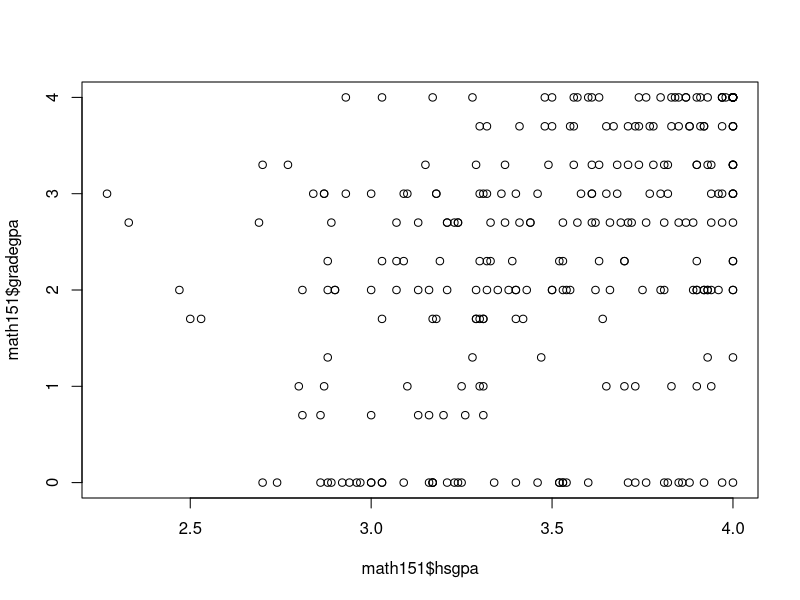
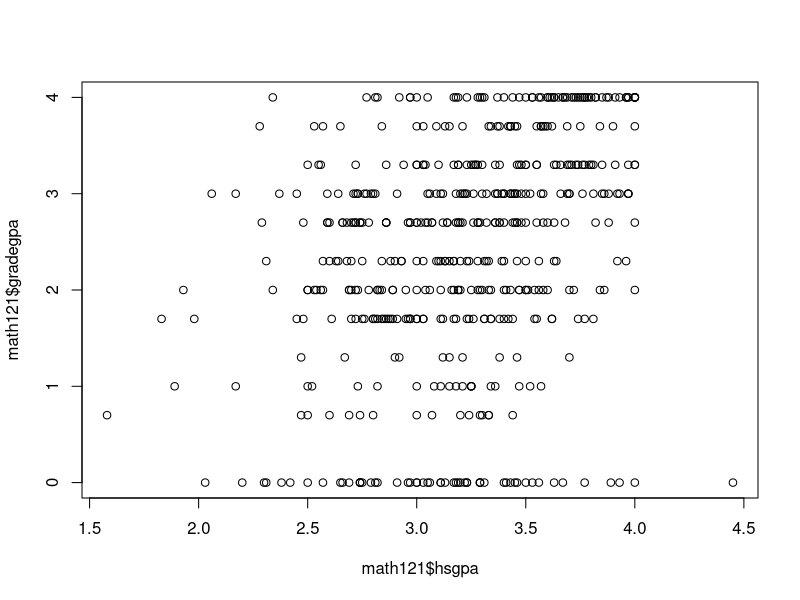
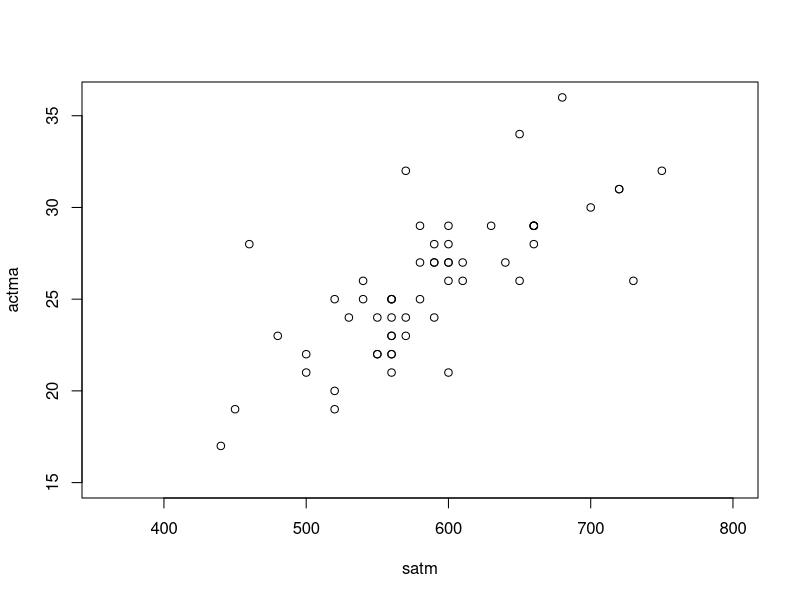
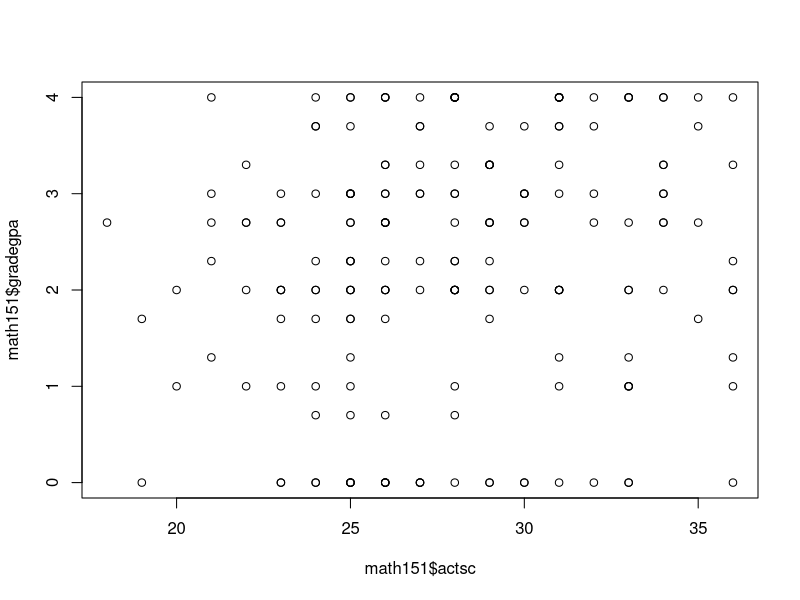
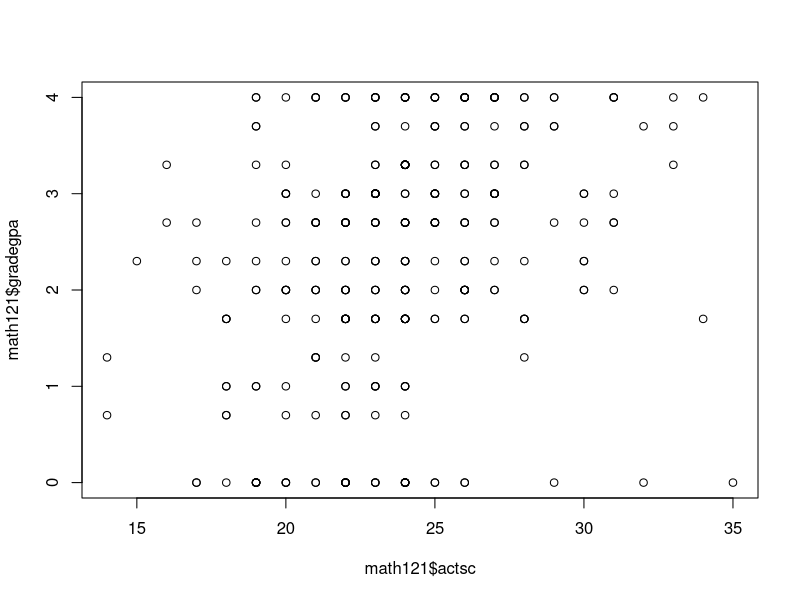

The R source for these figures, in order: (Note: this script raises an error after producing the figures.)
#Analysis
placement <- read.csv("PlacementDataNoID.csv", stringsAsFactors = FALSE)
str(placement)
attach(placement)
library(dplyr)
library(gmodels)
library(caTools)
library(e1071)

grade<-factor(grade, levels = c("A+","A","A-","B+","B",
"B-","C+","C","C-","D+","D","D-","F"))

placement<-mutate(placement,gradegpa=case_when(grade =="A+"~ 4.0,
grade =="A"~ 4.0,grade =="A-"~ 3.7,grade =="B+"~ 3.3,grade =="B"~ 3.0,
grade =="B-"~ 2.7,grade =="C+"~ 2.3,grade =="C"~ 2.0,grade =="C-"~ 1.7,
grade =="D+"~ 1.3,grade =="D"~ 1.0, grade =="D-"~ 0.7,grade =="F"~ 0.0, 
grade == "W"~ 0.0))


# math145 <- subset(placement,course == "M145")
# math131 <- subset(placement,course == "M131")


math151 <- subset(placement,course == "M151")

math121 <- subset(placement,course == "M121")


mod1a = lm(math151$gradegpa~math151$hsgpa)
plot(math151$hsgpa,math151$gradegpa)
summary(mod1a)#0.12 variation explained
cor(math151$hsgpa,math151$gradegpa, method ="pearson",use ="complete.obs") # 0.350724

mod1b = lm(math121$gradegpa~math121$hsgpa)
plot(math121$hsgpa,math121$gradegpa)
summary(mod1b)#0.099 variation explained
cor(math121$hsgpa,math121$gradegpa, method ="pearson",use ="complete.obs") #0.3188458


modact = lm(actma~satm)
plot(satm,actma)
summary(modact)
#correlation of 0.7304357
cor(satm,actma, method ="pearson",use ="complete.obs")
#regression line: 1.773941 + 0.040874 x
#if else(assign)

#function that predict new act math scores
createactma <- function(actma,satm)
{
  results <-vector(mode="numeric",length=1052)
for (i in 1:1052)
{
if (is.na(actma[i]) && is.na(satm[i])==FALSE) {
  results[i]=round(1.773941 + 0.0408748*satm[i])
} 
  else {
  results[i] = actma[i]
  }
}
  return (results)
}
#add newact scores to dataframe
placement<-mutate(placement,newactm=createactma(actma,satm))
# test relationship between actc and grade in math class

mod2a = lm(math151$gradegpa~math151$actc)
summary(mod2a) #there's a relationship -> keep actc 0.044 variation explained
cor(math151$actc,math151$gradegpa, method ="pearson",use ="complete.obs") #0.2226114

mod2b = lm(math121$gradegpa~math121$actc)
summary(mod2b) #0.1251 explained variation
cor(math121$actc,math121$gradegpa, method ="pearson",use ="complete.obs") #0.357

mod3a = lm(math151$gradegpa~math151$actsc)
summary(mod3a) #there's no relationship, only 0.01499  of variation is explained
plot(math151$actsc,math151$gradegpa)
cor(math151$actsc,math151$gradegpa, method ="pearson",use ="complete.obs") #0.1421173

mod3b = lm(math121$gradegpa~math121$actsc)
summary(mod3b) #there's a relationship, only  0.08834  of variation is explained
plot(math121$actsc,math121$gradegpa)
cor(math121$actsc,math121$gradegpa, method ="pearson",use ="complete.obs") #0.3020741

mod4a = lm(math151$gradegpa~math151$satv)
summary(mod4a) #0.002301 variation explained and there's no relationship 
cor(math151$satv,math151$gradegpa, method ="pearson",use ="complete.obs") #0.1051304

mod4b = lm(math121$gradegpa~math121$satv)
summary(mod5) #0.001052 variation explained and there's no relationship
cor(math121$satv,math121$gradegpa, method ="pearson",use ="complete.obs") #0.1046084

mod5a = lm(math151$gradegpa~math151$acten)
summary(mod5b)#0.02704  variation explained
cor(math151$acten,math151$gradegpa, method ="pearson",use ="complete.obs") #0.1794012 correlation

mod5b = lm(math121$gradegpa~math121$acten)
summary(mod5b)#0.02704  variation explained
cor(math121$acten,math121$gradegpa, method ="pearson",use ="complete.obs") #0.2624768 correlation

mod6 = lm(actc~satv + satm)
summary(mod6) 


createactc <- function(actc,satv,satm)
{
  results <-vector(mode="numeric",length=1052)
  for (i in 1:1052)
  {
    if (is.na(actc[i]) && is.na(satv[i])==FALSE && is.na(satm[i])==FALSE) {
     results[i]=round(2.235279 +0.025336*satv[i] + 0.014926*satm[i])
    } 
    else {
      results[i] = actc[i]
    }
  }
  return (results)
}

placement<-mutate(placement,newactc=createactc(actc,satv,satm))

math151 <- subset(placement,course == "M151")

math121 <- subset(placement,course == "M121")

mod7a = lm(math151$gradegpa~math151$place2)  
summary(mod7a) #0.1313 variation explained
cor(math151$place2,math151$gradegpa, method ="pearson",use ="complete.obs") #0.3671207

mod7b = lm(math121$gradegpa~math121$place2)  
summary(mod7b) #0.01932 variation explained
cor(math121$place2,math121$gradegpa, method ="pearson",use ="complete.obs") #0.1480405

mod8a = lm(math121$gradegpa~math121$place1)  
summary(mod8) #0.09  variation explained
cor(math121$place1,math121$gradegpa, method ="pearson",use ="complete.obs") #0.3039853
#look at academic rating, placement 1,2, and total

mod8b = lm(math151$gradegpa~math151$place1)  
summary(mod8b) #0.1325   variation explained
cor(math151$place1,math151$gradegpa, method ="pearson",use ="complete.obs") #0.3687728


mod9a = lm(math151$gradegpa~math151$hspercen)  
summary(mod9a) #0.08991 variation explained
cor(math151$hspercen,math151$gradegpa, method ="pearson",use ="complete.obs") #0.3091967

mod9b = lm(math121$gradegpa~math121$hspercen)  
summary(mod9b) #0.05446 variation explained
cor(math121$hspercen,math121$gradegpa, method ="pearson",use ="complete.obs") #0.2408925

mod10a = lm(math151$gradegpa~math151$acadrate)  
summary(mod10a) #0.1487  variation explained
cor(math151$acadrate,math151$gradegpa, method ="pearson",use ="complete.obs") #-0.389499

mod10b = lm(math121$gradegpa~math121$acadrate)  
summary(mod10b) # 0.12  variation explained
cor(math121$acadrate,math121$gradegpa, method ="pearson",use ="complete.obs") #-0.3488608
plot(math121$acadrate,math121$gradegpa)

mod11a = lm(math151$gradegpa~math151$actr)  
summary(mod11a) # 0.02842    variation explained
cor(math151$actr,math151$gradegpa, method ="pearson",use ="complete.obs") #0.1831997
plot(math151$actr,math151$gradegpa)

mod11b = lm(math121$gradegpa~math121$actr)  
summary(mod11b) # 0.0734   variation explained
cor(math121$actr,math121$gradegpa, method ="pearson",use ="complete.obs") #0.2763349
plot(math121$actr,math121$gradegpa)

mod12a = lm(math151$gradegpa~math151$newactc)  
summary(mod12a) # 0.01719   variation explained
cor(math151$newactc,math151$gradegpa, method ="pearson",use ="complete.obs") #0.1437607
plot(math151$newactc,math151$gradegpa)

mod12b = lm(math121$gradegpa~math121$newactc)  
summary(mod12b) # 0.0998    variation explained
cor(math121$newactc,math121$gradegpa, method ="pearson",use ="complete.obs") #0.3195381
plot(math121$newactc,math121$gradegpa)

mod13a = lm(math151$gradegpa~math151$newactm)  
summary(mod13a) #0.0244  variation explained
cor(math151$newactc,math151$gradegpa, method ="pearson",use ="complete.obs") #0.1647298

mod13b = lm(math121$gradegpa~math121$reclevel)  
summary(mod13b) #0.1024    variation explained
cor(math121$reclevel,math121$gradegpa, method ="pearson",use ="complete.obs") #0.3226322
plot(math121$reclevel,math121$gradegpa)

mod14a = lm(math151$gradegpa~math151$newactm)  
summary(mod14a) #0.05593     variation explained
cor(math151$newactm,math151$gradegpa, method ="pearson",use ="complete.obs") #0.2434441
plot(math151$newactm,math151$gradegpa)

mod14b = lm(math121$gradegpa~math121$newactm)  
summary(mod14b) #0.1148     variation explained
cor(math121$newactm,math121$gradegpa, method ="pearson",use ="complete.obs") #0.3421434
plot(math151$newactm,math151$gradegpa)

mod15a = lm(math151$gradegpa~math151$newactm + math151$newactc)  
summary(mod15a) #0.05263 variation explained
cor(math151$newactm,math151$gradegpa, method ="pearson",use ="complete.obs") #0.3421434

mod15b = lm(math121$gradegpa~math121$newactm + math121$newactc)  
summary(mod15b) #0.1302 variation explained, both actc and actma are sig
cor(math121$newactm,math121$gradegpa, method ="pearson",use ="complete.obs") #0.3421434

mod16a = lm(math151$gradegpa~math151$place1 + math151$place2)  
summary(mod16a) #0.1568 variation explained
cor(math151$place1,math151$place2,math151$gradegpa, method ="pearson",use ="complete.obs") #0.3421434

mod16b = lm(math121$gradegpa~math121$place1 + math121$place2) #place1 is statistically sig 
summary(mod16b) #0.08916  variation explained 

mod17a = lm(math121$gradegpa~math121$actr + math121$acten) #actr is statistically sig 
summary(mod17a) #0.07918  variation explained 

#logistic regression

codedsuccess  <- function(gradegpa)
{
  results <-vector(mode="numeric",length=1052)
  for (i in 1:1052)
  {
    if (is.na(placement$gradegpa[i])==FALSE && placement$gradegpa[i] >= 2.3){
      results[i] = 1
    } 
    else{
      results[i] = 0
    }
  }
  return (results)
}

placement<-mutate(placement,success=codedsuccess(placement$gradegpa)) 
 

smp_size <- floor(0.75*nrow(math151))
set.seed(123)
train_ind<-sample(seq_len(nrow(math151)),size=smp_size)

math151_train<-math151[train_ind,]
math151_test<-math151[-train_ind,]


logitmod151 = glm(success ~ hsgpa + place2,
family=binomial(link=logit),data=math151_train )

predmodLgt = predict(logitmod151, newdata=math151_test)
predmod = logistic(predmodLgt) 


classifysuccess <- function(predmod){
  results <-vector(mode="numeric",length=length(predmod))
  for (i in 1:length(predmod)){
    if (is.na(predmod[i])==FALSE && predmod[i]>=0.75){
      results[i] = 1
    }
    else if(is.na(predmod[i])==TRUE){
      results[i] = NA
    }
    else{
      results[i] = 0
    }
  }
  return (results)
}
math151_test_pred = classifysuccess(predmod)

CrossTable(math151_test_pred,math151_test$success, prop.chisq = FALSE,prop.t=FALSE,dnn = c('predicted','actual'))


prop.table(table(math151_train$success))

#Math121
smp_size <- floor(0.75*nrow(math121))
set.seed(123)
train_ind<-sample(seq_len(nrow(math121)),size=smp_size)

math121_train<-math121[train_ind,]
math121_test<-math121[-train_ind,]

logitmod121 = glm(success ~ newactc + hsgpa + place1,
family=binomial(link=logit),data=math121_train)
summary(logitmod121)

predmodLgt121 = predict(logitmod121,newdata=math121_test)
predmod121 = logistic(predmodLgt121)

math121_train_pred = classifysuccess(predmod121)
CrossTable(math121_train_pred,math121_test$success, prop.chisq = FALSE,prop.t=FALSE,dnn = c('predicted','actual'))


###**** Naive Bayes
### 0-2,2-3,3-4 gpa
### 0-5,6-10,11-15 

placement$success<-factor(placement$success, levels = c(0,1),labels = c("Failure","Success"))

placement<-mutate(placement,hsgpacat=case_when((hsgpa <= 4.5 & hsgpa>3.4)~3, (hsgpa <= 3.4 & hsgpa>2.7)~2, (hsgpa <= 2.7 & hsgpa>=0.0)~1))

placement<-mutate(placement,place2cat=case_when((place2 <= 4 & place2>=0)~1, (place2 <= 7 & place2>=5)~2, (place2 <= 15 & place2>=8)~3))

prop.table(table(math151_train$success))
prop.table(table(math151_test$success))

math151 <- subset(placement,course == "M151")

math121 <- subset(placement,course == "M121")

smp_size <- floor(0.75*nrow(math151))
set.seed(123)
train_ind<-sample(seq_len(nrow(math151)),size=smp_size)

math151_train<-math151[train_ind,]
math151_test<-math151[-train_ind,]

hist(hsgpa,xlab = "High school GPA")
hist(place2,xlab = "Placement 2 scores")

omitmath151_train = subset(math151_train,select=c(hsgpacat,place2cat))

math151_classifier <- naiveBayes(omitmath151_train,
math151_train$success,laplace=0)
math151_test_pred<-predict(math151_classifier,
newdata=math151_test,type="raw")

classifysuccessBayes <- function(math151_test_pred){
results <-vector(mode="numeric",length=length(math151_test_pred)/2)
for (i in 2:length(math151_test_pred)/2){
  if (is.na(math151_test_pred[i,2])==FALSE && math151_test_pred[i,2]>=0.75){
    results[i] = 1
  }
  else if(is.na(math151_test_pred[i,2])==TRUE){
    results[i] = NA
  }
  else{
    results[i] = 0
  }
}
return (results)
}
math151_test_pred2 = classifysuccessBayes(math151_test_pred)

library(gmodels)
CrossTable(math151_test_pred2,math151_test$success, prop.chisq = FALSE,prop.t=FALSE,dnn = c('predicted','actual'))

### MATH 121 newactm + actr + newactc + newactm +  hsgpa + place1 + acadrate


smp_size <- floor(0.75*nrow(math121))
set.seed(123)
train_ind<-sample(seq_len(nrow(math121)),size=smp_size)

math121_train<-math121[train_ind,]
math121_test<-math121[-train_ind,]

hist(placement$newactc,xlab = "ACT composites")
hist(place1,xlab = "Placement 1 scores")

placement<-mutate(placement,actccat=case_when((placement$newactc <= 21 & placement$newactc >=0)~1, (placement$newactc  <= 27 & placement$newactc >=22)~2, (placement$newactc  <= 36 & placement$newactc >=28)~3))

placement<-mutate(placement,place1cat=case_when((place1 <= 5 & place1>=0)~1, (place1 <= 9 & place1>=6)~2, (place1 <= 15 & place1>=10)~3))


math151 <- subset(placement,course == "M151")

math121 <- subset(placement,course == "M121")

omitmath121_train = subset(math121_train,select=c(hsgpacat,place1cat,actccat))
math121_classifier<- naiveBayes(omitmath121_train,math121_train$success,laplace=0)
math121_test_pred<-predict(math121_classifier,newdata=math121_test)#*
library(gmodels)
CrossTable(math121_test_pred,math121_test$success, prop.chisq = FALSE,prop.t=FALSE,dnn = c('predicted','actual'))
